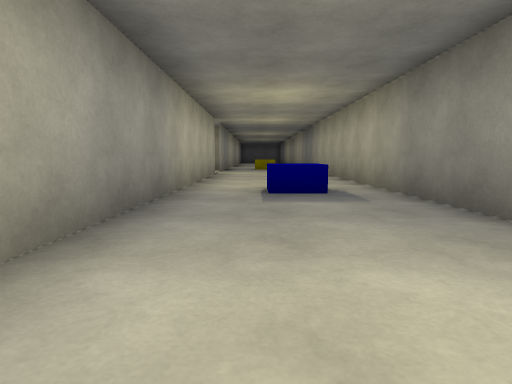
view 1 (above)

17 first-person views from a walk through a Unity game level. The camera is 0.62 m above the floor, tilts 6° down and sees 75° across. The floor is counted in squares, 1 m on a side. Each view is taken from the middle of a square. On the plan, view 1 faces up. The plan holds only what a view shows up to about 10 squares ahead; the rest is blank. The place goes on beyond the plan.

view 2
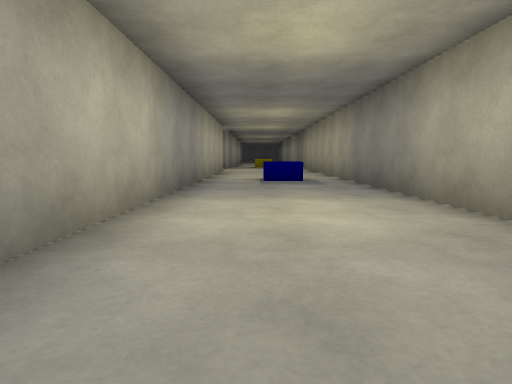

view 3
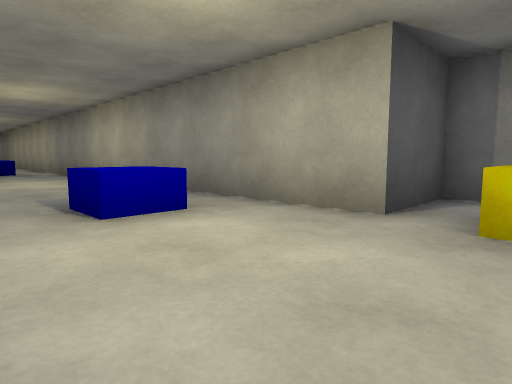

view 4
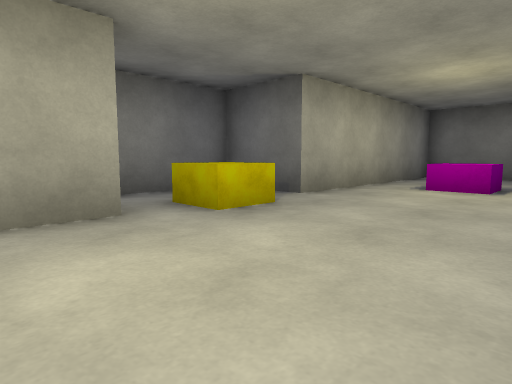

view 5
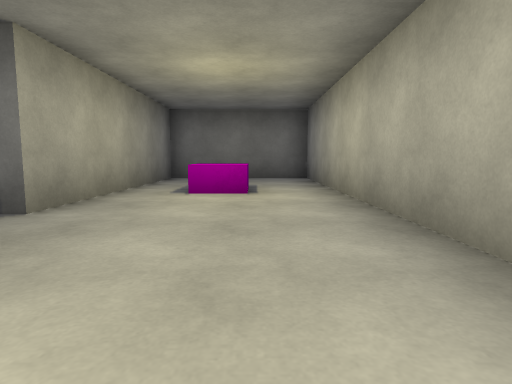

view 6
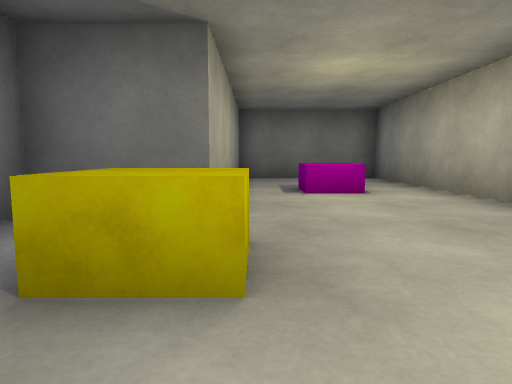

view 7
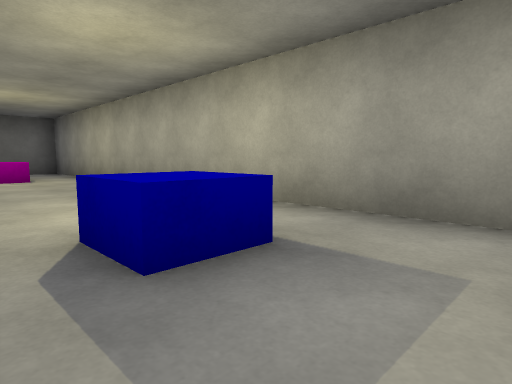

view 8
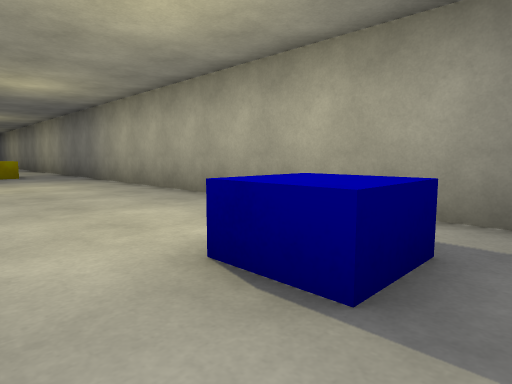

view 9
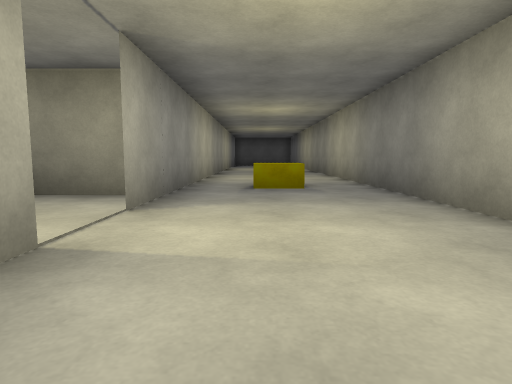

view 10
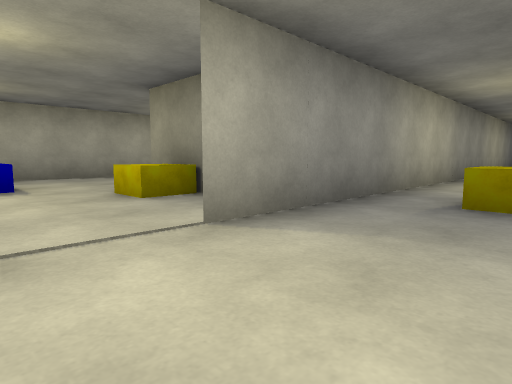

view 11
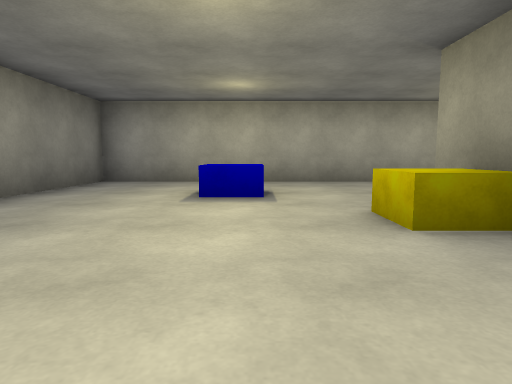

view 12
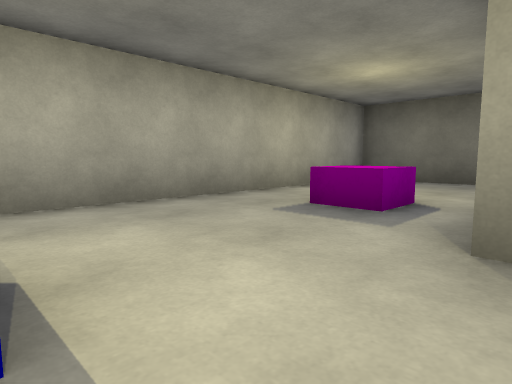

view 13
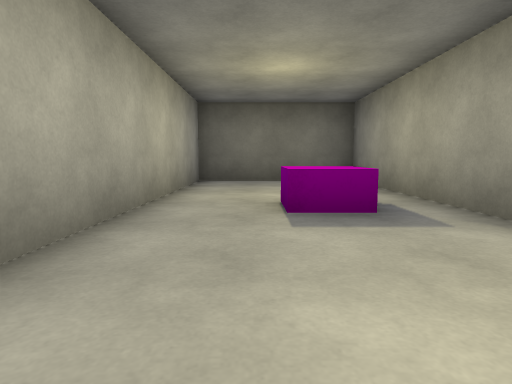

view 14
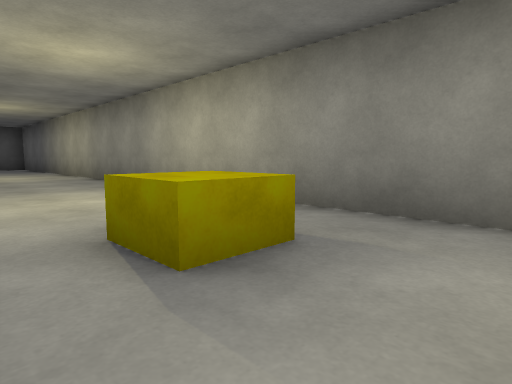

view 15
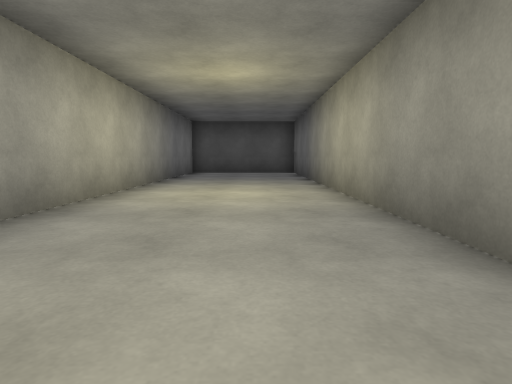

view 16
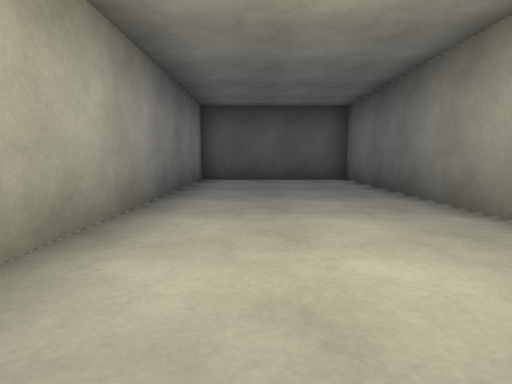

view 17
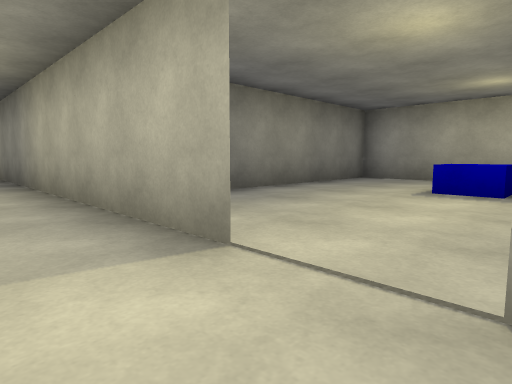

### Floor plan
Points are (right, up) in squares from view 1. A wall is a line through its corners. A room is listed if a view was taken in it or the views show most of it. See-through windows are left out.
Room 1 (views 1, 2, 3, 4, 5, 6, 7, 8, 9, 10, 11, 14, 15, 16, 17)
walls: (-1.5, 12.2) (-1.5, -15.8) (2.5, -15.8) (2.5, -9.6) (4.5, -9.6) (4.5, -6.5) (2.5, -6.5) (2.5, 34.2) (-1.5, 34.2) (-1.5, 13.8)
ways out: opening at (-2, 13) to room 2
objects: other object (0, -12) to (1, -12); other object (0, -4) to (1, -4); other object (0, 6) to (1, 6); other object (0, 17) to (1, 17); other object (2, -8) to (3, -8)
Room 2 (views 12, 13)
walls: (-5.5, 16.1) (-5.5, 21.6) (-9.5, 21.6) (-9.5, 9.1) (-4.1, 9.1); (-2.1, 15.4) (-3.5, 15.4)
ways out: opening at (-2, 13) to room 1
objects: other object (-7, 12) to (-6, 13); other object (-7, 17); other object (-5, 15) to (-4, 15)

Positions as (right, up) in squares from view 1, and headings:
1: (0, 0), facing up
2: (0, -3), facing up
3: (-1, -8), facing up-right
4: (-1, -5), facing down-right
5: (0, -6), facing down
6: (2, -6), facing down
7: (2, -2), facing down-left
8: (-1, 5), facing up-right
9: (0, 10), facing up
10: (1, 12), facing up-left
11: (-1, 13), facing left
12: (-5, 13), facing up-left
13: (-8, 13), facing up
14: (-1, 15), facing up-right
15: (1, 21), facing up
16: (0, 25), facing up
17: (0, 14), facing down-left
